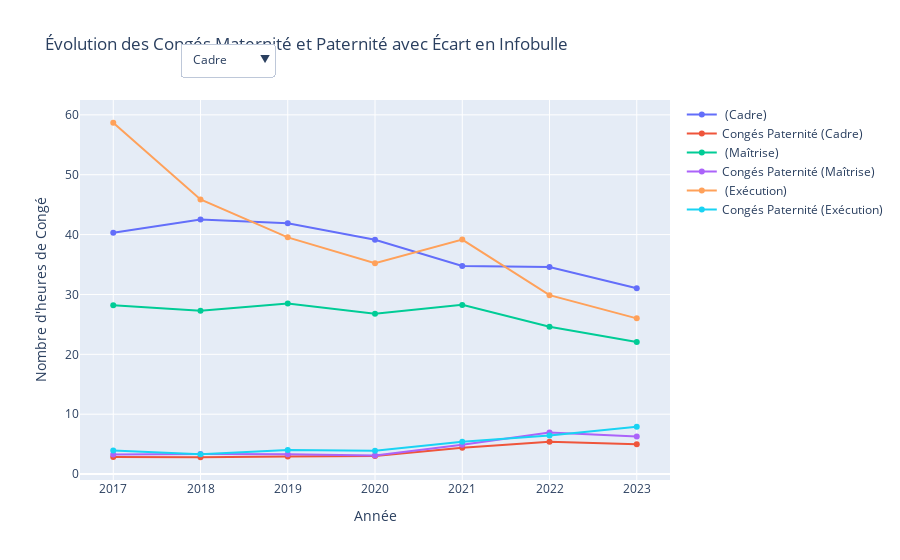

Here is the notebook cell this chart was saved with:
### Code cell
absence_congé_matpat = pd.DataFrame(absence_congé_matpat)

# Création du graphique
fig = go.Figure()

# Ajouter les traces pour Congés Maternité et Paternité
for collège in absence_congé_matpat['Collège'].unique():
    df_collège = absence_congé_matpat[absence_congé_matpat['Collège'] == collège]
    
    # Trace pour Congés Maternité
    fig.add_trace(go.Scatter(
        x=df_collège['Année'],
        y=df_collège["Nombre d\'heures moyen de congé maternité par salariée"],
        mode='lines+markers',
        name=f' ({collège})',
        hovertemplate="Nombre d\'heures moyen de congé maternité par salariée: %{y} heures<br>Écart: %{customdata[0]}%",
        customdata=df_collège[["Ecart en pourcentage du temps d'absence pour congé maternité/paternité"]].values  # Affichage de l'écart dans l'infobulle
    ))
    
    # Trace pour Congés Paternité
    fig.add_trace(go.Scatter(
        x=df_collège['Année'],
        y=df_collège["Nombre d\'heures moyen de congé paternité par salarié"],
        mode='lines+markers',
        name=f'Congés Paternité ({collège})',
        hovertemplate="Nombre d\'heures moyen de congé paternité par salarié: %{y} heures<br>Écart: %{customdata[0]}%",
        customdata=df_collège[["Ecart en pourcentage du temps d'absence pour congé maternité/paternité"]].values
    ))

# Ajouter un menu déroulant pour sélectionner le Collège
buttons = [
    {'label': collège, 'method': 'update', 'args': [{'visible': [collège == collège_name for collège_name in absence_congé_matpat['Collège'].unique()]*2},
                                                  {'title': f'Évolution des Congés Maternité/Paternité - {collège}'}]} 
    for collège in absence_congé_matpat['Collège'].unique()
]

fig.update_layout(
    title="Évolution des Congés Maternité et Paternité avec Écart en Infobulle",
    updatemenus=[{
        'buttons': buttons,
        'direction': 'down',
        'showactive': True,
        'active': 0,
        'x': 0.17,
        'xanchor': 'left',
        'y': 1.15,
        'yanchor': 'top'
    }],
    xaxis_title="Année",
    yaxis_title="Nombre d'heures de Congé",
)
fig.show()

### Figure 1 — Plotly figure (JSON) as saved in the notebook; plotly's stock layout.template omitted (floating-point values rounded to 4 significant figures)
{"data": [{"customdata": [[0.14], [0.14], [0.11], [0.07], [0.07], [0.06], [0.07]], "hovertemplate": "Nombre d'heures moyen de congé maternité par salariée: %{y} heures<br>Écart: %{customdata[0]}%", "mode": "lines+markers", "name": " (Cadre)", "type": "scatter", "x": [2023, 2022, 2021, 2020, 2019, 2018, 2017], "y": [31.04, 34.57, 34.76, 39.14, 41.9, 42.51, 40.31]}, {"customdata": [[0.14], [0.14], [0.11], [0.07], [0.07], [0.06], [0.07]], "hovertemplate": "Nombre d'heures moyen de congé paternité par salarié: %{y} heures<br>Écart: %{customdata[0]}%", "mode": "lines+markers", "name": "Congés Paternité (Cadre)", "type": "scatter", "x": [2023, 2022, 2021, 2020, 2019, 2018, 2017], "y": [4.97, 5.4, 4.38, 3.03, 2.93, 2.81, 2.87]}, {"customdata": [[0.22], [0.22], [0.15], [0.1], [0.1], [0.11], [0.1]], "hovertemplate": "Nombre d'heures moyen de congé maternité par salariée: %{y} heures<br>Écart: %{customdata[0]}%", "mode": "lines+markers", "name": " (Maîtrise)", "type": "scatter", "x": [2023, 2022, 2021, 2020, 2019, 2018, 2017], "y": [22.06, 24.61, 28.26, 26.77, 28.47, 27.3, 28.21]}, {"customdata": [[0.22], [0.22], [0.15], [0.1], [0.1], [0.11], [0.1]], "hovertemplate": "Nombre d'heures moyen de congé paternité par salarié: %{y} heures<br>Écart: %{customdata[0]}%", "mode": "lines+markers", "name": "Congés Paternité (Maîtrise)", "type": "scatter", "x": [2023, 2022, 2021, 2020, 2019, 2018, 2017], "y": [6.29, 6.95, 4.91, 3.12, 3.33, 3.36, 3.25]}, {"customdata": [[0.23], [0.18], [0.12], [0.1], [0.09], [0.07], [0.06]], "hovertemplate": "Nombre d'heures moyen de congé maternité par salariée: %{y} heures<br>Écart: %{customdata[0]}%", "mode": "lines+markers", "name": " (Exécution)", "type": "scatter", "x": [2023, 2022, 2021, 2020, 2019, 2018, 2017], "y": [26.01, 29.88, 39.17, 35.2, 39.54, 45.88, 58.68]}, {"customdata": [[0.23], [0.18], [0.12], [0.1], [0.09], [0.07], [0.06]], "hovertemplate": "Nombre d'heures moyen de congé paternité par salarié: %{y} heures<br>Écart: %{customdata[0]}%", "mode": "lines+markers", "name": "Congés Paternité (Exécution)", "type": "scatter", "x": [2023, 2022, 2021, 2020, 2019, 2018, 2017], "y": [7.89, 6.45, 5.39, 3.9, 4.03, 3.32, 3.92]}], "layout": {"title": {"text": "Évolution des Congés Maternité et Paternité avec Écart en Infobulle"}, "updatemenus": [{"active": 0, "buttons": [{"args": [{"visible": [true, false, false, true, false, false]}, {"title": "Évolution des Congés Maternité/Paternité - Cadre"}], "label": "Cadre", "method": "update"}, {"args": [{"visible": [false, true, false, false, true, false]}, {"title": "Évolution des Congés Maternité/Paternité - Maîtrise"}], "label": "Maîtrise", "method": "update"}, {"args": [{"visible": [false, false, true, false, false, true]}, {"title": "Évolution des Congés Maternité/Paternité - Exécution"}], "label": "Exécution", "method": "update"}], "direction": "down", "showactive": true, "x": 0.17, "xanchor": "left", "y": 1.15, "yanchor": "top"}], "xaxis": {"title": {"text": "Année"}}, "yaxis": {"title": {"text": "Nombre d'heures de Congé"}}}}
